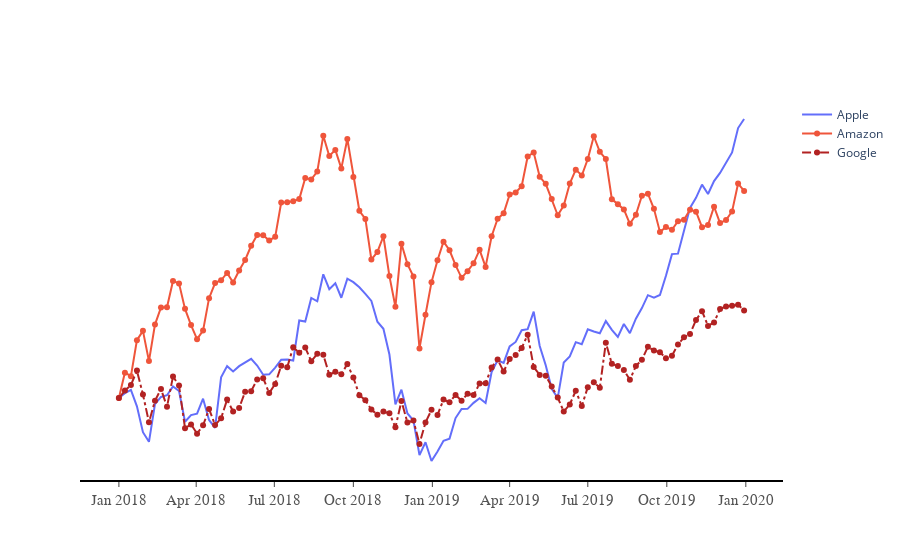

Here is the notebook cell this chart was saved with:
### Code cell
fig = go.Figure()
fig.add_trace(go.Scatter(x=df_stocks.date,y=df_stocks.AAPL,mode='lines',name='Apple'))
fig.add_trace(go.Scatter(x=df_stocks.date,y=df_stocks.AMZN,mode='lines+markers',name='Amazon'))
fig.add_trace(go.Scatter(x=df_stocks.date,y=df_stocks.GOOG,mode='lines+markers',name='Google',line = dict(color='firebrick',width=2,dash='dashdot')))


fig.update_layout(
xaxis=dict(
showline = True,
showgrid=True,
showticklabels=True,
linecolor='black',
linewidth=2,
ticks='outside', 
tickfont=dict(family='Arial',size=15,color='rgb(82,82,82)')
),
yaxis=dict(
showgrid=False,
zeroline = False,
showline=False,
showticklabels=False),
autosize=False,
plot_bgcolor='white'
)
